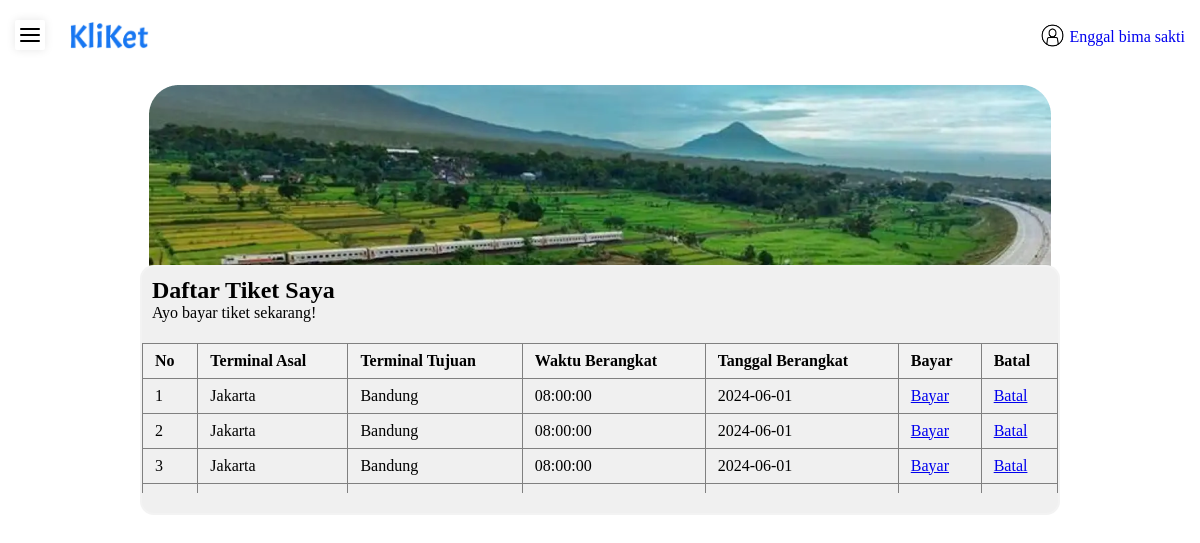
Screenshot of /pesanan.php (signed in) with the database file from the repository.
### tables this page shows
CREATE TABLE `pengguna` (
  `userid` int(11) NOT NULL,
  `username` varchar(255) NOT NULL,
  `nama` varchar(255) NOT NULL,
  `email` varchar(255) NOT NULL
);

CREATE TABLE `tiket` (
  `tiketID` int(11) NOT NULL,
  `ruteID` int(11) NOT NULL,
  `userID` int(11) NOT NULL,
  `pembayaran` int(11) DEFAULT NULL,
  `status_kehadiran` varchar(20) DEFAULT 'Belum Ditentukan',
  `bukti_pembayaran` varchar(255) DEFAULT NULL,
  `kode_unik_bank` varchar(255) DEFAULT NULL
);

CREATE TABLE `rute` (
  `ruteID` int(11) NOT NULL,
  `waktu_berangkat` time NOT NULL,
  `asal` varchar(255) NOT NULL,
  `tanggal_berangkat` date NOT NULL,
  `tujuan` varchar(255) DEFAULT NULL,
  `busID` int(11) DEFAULT NULL,
  `harga` int(11) DEFAULT NULL
);

### database/auth.php (called while the page is built, shortened)
<?php
$userID = $_SESSION['userID'];
$sql = "
    SELECT p.nama, p.email
    FROM pengguna p
    WHERE p.userID = ?";
$stmt = $conn->prepare($sql);
$stmt->bind_param('i', $userID);
$stmt->execute();
$result = $stmt->get_result();
$user = $result->fetch_assoc();
$nama = isset($user['nama']) ? $user['nama'] : '';
?>

### pesanan.php (the view, shortened to what this page needs)
<?php
include 'database/koneksi.php';
include 'database/auth.php';
?>
<!DOCTYPE html>
<html lang="en">
<head>
    <link rel="stylesheet" href="css/style.css">
    <link rel="stylesheet" href="css/tabel.css">
</head>
<body>
    <?php
    include 'navbar.php';
    ?>
    <div class="cons">
    <div class="boxs">
        <div class="boxxs">
            <h1 class="pesan-title">Daftar Tiket Saya</h1>
            <p class="pesan-sub">Ayo bayar tiket sekarang!</p>
        </div>
        <div class="table-container">
            <table border="1">
                <thead>
                    <tr>
                        <th>No</th>
                        <th>Terminal Asal</th>
                        <th>Terminal Tujuan</th>
                        <th>Waktu Berangkat</th>
                        <th>Tanggal Berangkat</th>
                        <th>Bayar</th>
                        <th>Batal</th>
                    </tr>
                </thead>
                <tbody>
                    <?php
                    $query = "SELECT t.tiketID, r.asal, r.tujuan, r.waktu_berangkat, r.tanggal_berangkat , r.ruteID
                            FROM tiket t
                            JOIN rute r ON t.ruteID = r.ruteID
                            WHERE t.userID = {$_SESSION['userID']} AND t.pembayaran = 0";
                    $result = mysqli_query($conn, $query);
                    if (mysqli_num_rows($result) > 0) {
                        $no = 1;
                        while ($row = mysqli_fetch_assoc($result)) {
                            echo "<tr>
                                    <td>{$no}</td>
                                    <td>{$row['asal']}</td>
                                    <td>{$row['tujuan']}</td>
                                    <td>{$row['waktu_berangkat']}</td>
                                    <td>{$row['tanggal_berangkat']}</td>
                                    <td><a href='pembayaran.php?tiketID={$row['tiketID']}'>Bayar</a></td>
                                    <td><a href='database/cancel.php?tiketID={$row['tiketID']}'>Batal</a></td>
                                  </tr>";
                            $no++;
                        }
                    } else {
                        echo "<tr><td colspan='8'>Tidak ada tiket yang dipesan</td></tr>";
                    }
                    ?>
                </tbody>
            </table>
        </div>
    </div>
</div>
</body>
</html>

### navbar.php (shortened to what this page needs)
<head>
</head>
<div class="nav">
        <label>
            <div class="toggle">
                <span class="top_line common"></span>
                <span class="middle_line common"></span>
                <span class="bottom_line common"></span>
            </div>
        </label>
        <div class="cont">
            <nav>
                <a href="index.php"><img src="img/Kliket-logo-blue.png" class="logo"></a>
                <ul>
                    <li><a href="profile.php"><img src="img/user_icon.png" class="logo2"><?php echo htmlspecialchars($nama); ?></a></li>
                </ul>
            </nav>
        </div>
    </div>

### css/style.css (style rules this page uses)
* { margin: 0; padding: 0; box-sizing: border-box; }
.nav { width: 100%; height: 55px; background-color: white; background-position: center; background-size: cover; }
nav { display: flex; align-items: center; justify-content: space-between; flex-wrap: wrap; }
.logo { margin-left: 70px; margin-top: 22px; width: 80px; }
nav ul li { display: inline-block; list-style: none; margin: 0px 15px; margin-top: 12px; }
nav ul li a { text-decoration: none; position: relative; }
nav ul li a::after { content: ''; width: 0; height: 3px; background: #0D6EFD; position: absolute; left: 0; bottom: -4px; transition: 1s; }
.logo2 { margin-bottom: -10px; width: 33px; }
.toggle { position: absolute; height: 30px; width: 30px; top: 20px; left: 15px; z-index: 1; cursor: pointer; border-radius: 2px; background-color: white; box-shadow: 0 0 10px rgba(0, 0, 0, 0.1); }
.toggle .common { position: absolute; height: 2px; width: 20px; background-color: black; border-radius: 50px; transition: 0.3 ease; }
.toggle .top_line { top: 30%; left: 50%; transform: translate(-50%,-50%); }
.toggle .middle_line { top: 50%; left: 50%; transform: translate(-50%,-50%); }
.toggle .bottom_line { top: 70%; left: 50%; transform: translate(-50%,-50%); }
.cons { display: flex; background-color: white; justify-content: center; width: 100vw; height: 35vw; margin-top: 20px; }
.cons .boxs { position: absolute; }
.boxs { display: grid; margin-top: 190px; width: 920px; height: 250px; outline: none; border: none; border: 2px solid rgba(255,255,255, 0.2); border-radius: 14px; background-color: #F0F0F0; }
.boxs .pesan-title { font-size: 24px; margin-left: 10px; margin-top: 10px; }
.boxs .pesan-sub { font-size: 16px; margin-left: 10px; }

### css/tabel.css (style rules this page uses)
.table-container { max-height: 150px; overflow-y: auto; }
table { width: 100%; border-collapse: collapse; }
th, td { padding: 8px 12px; text-align: left; }
th { background-color: #f2f2f2; }

### rows the page displays
pengguna: nama "Enggal bima sakti"
tiket: ruteID.asal "Jakarta", ruteID.tujuan "Bandung", ruteID.waktu_berangkat "08:00:00", ruteID.tanggal_berangkat "2024-06-01"
tiket: ruteID.asal "Jakarta", ruteID.tujuan "Bandung", ruteID.waktu_berangkat "08:00:00", ruteID.tanggal_berangkat "2024-06-01"
tiket: ruteID.asal "Jakarta", ruteID.tujuan "Bandung", ruteID.waktu_berangkat "08:00:00", ruteID.tanggal_berangkat "2024-06-01"
